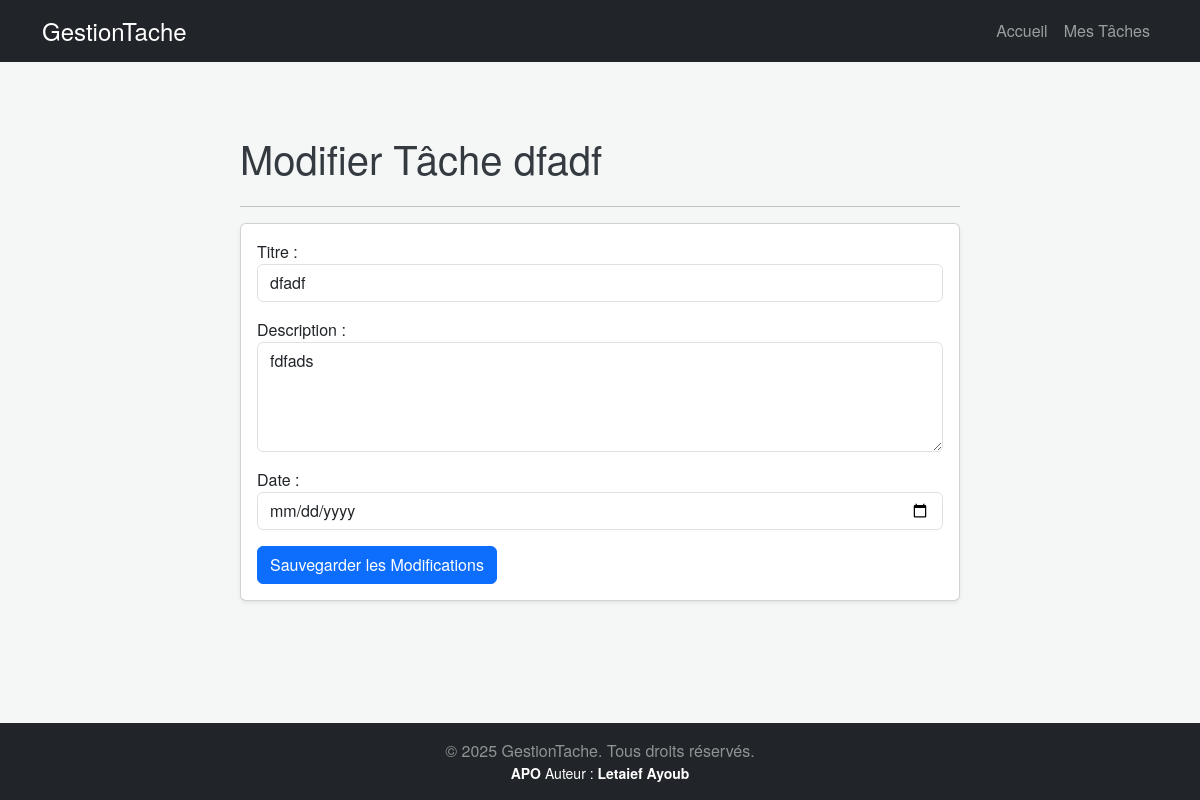
/modifier-tache/82/ (signed in), run on the app's committed database.
### taches/models.py (models this page shows, shortened)
class Tache(models.Model):
    user = models.ForeignKey(User, on_delete=models.CASCADE, null=True, blank=True)
    titre = models.CharField(max_length=200)
    description = models.TextField(blank=True, null=True) # Description facultative
    date_creation = models.DateTimeField(default=timezone.now)
    date_due = models.DateTimeField(blank=True, null=True) # Date limite facultative
    statut_en_cours = models.BooleanField(default=True)

### taches/views.py (the view)
# urls.py: path('modifier-tache/<int:pk>/', views.tache_update, name='tache_modifier'),
@login_required
def tache_update(request, pk):
    tache = get_object_or_404(Tache, pk=pk, user=request.user)
    form = TacheForm(request.POST or None, instance=tache)
    if form.is_valid():
        form.save()
        return redirect('tache')
    return render(request, 'taches/tache_creation.html', {'form': form, 'tache': tache})

### taches/forms.py
class TacheForm(ModelForm):
    class Meta:
        model = Tache
        fields = ('titre', 'description', 'date_due')
        labels = {'titre' : 'Titre','description':'Description','date_due': 'Date', }
        widgets = {
            'titre': forms.TextInput(attrs={'class': 'form-control'}),
            'description': forms.Textarea(attrs={'class': 'form-control', 'rows': 4}),
            'date_due': forms.DateInput(attrs={'class': 'form-control', 'type': 'date'}),
        }

### taches/templates/taches/tache_creation.html (shortened to what this page needs)
{% extends 'base.html' %}
{% load static %}
{% block content %}
    <div class="container mt-5">
        <div class="row justify-content-center">
            <div class="col-md-8">
                <h1 class="mb-4">
                    {% if tache %}
                        Modifier Tâche {{ tache.titre }}
                    {% else %}
                        Créer une Nouvelle Tâche
                    {% endif %}
                </h1>
                <hr>
                <div class="card shadow-sm">
                    <div class="card-body">
                        <form method="post">
                            {% for field in form %}
                                <div class="mb-3">
                                    {{ field.label_tag }}
                                    {{ field }}
                                </div>
                            {% endfor %}
                            <button type="submit"
                                    class="btn btn-primary me-2"
                                    onclick="return confirm('Voulez-vous confirmer l\'enregistrement de cette tâche ?');">
                                {% if tache %}Sauvegarder les Modifications{% else %}Enregistrer la Tâche{% endif %}
                            </button>
                        </form>
                    </div>
                </div>
            </div>
        </div>
    </div>
{% endblock content %}

### static/css/taches.css (style rules this page uses)
body { font-family: 'Helvetica Neue', Arial, sans-serif; background-color: #f4f7f6; }
h1 { font-weight: 300; margin-bottom: 25px; color: #343a40; }

### data on the page
Tache: titre "dfadf", form "dfadf" "fdfads"

### other printed values
{{ field.label_tag }} "Titre :" "Description :" "Date :"
